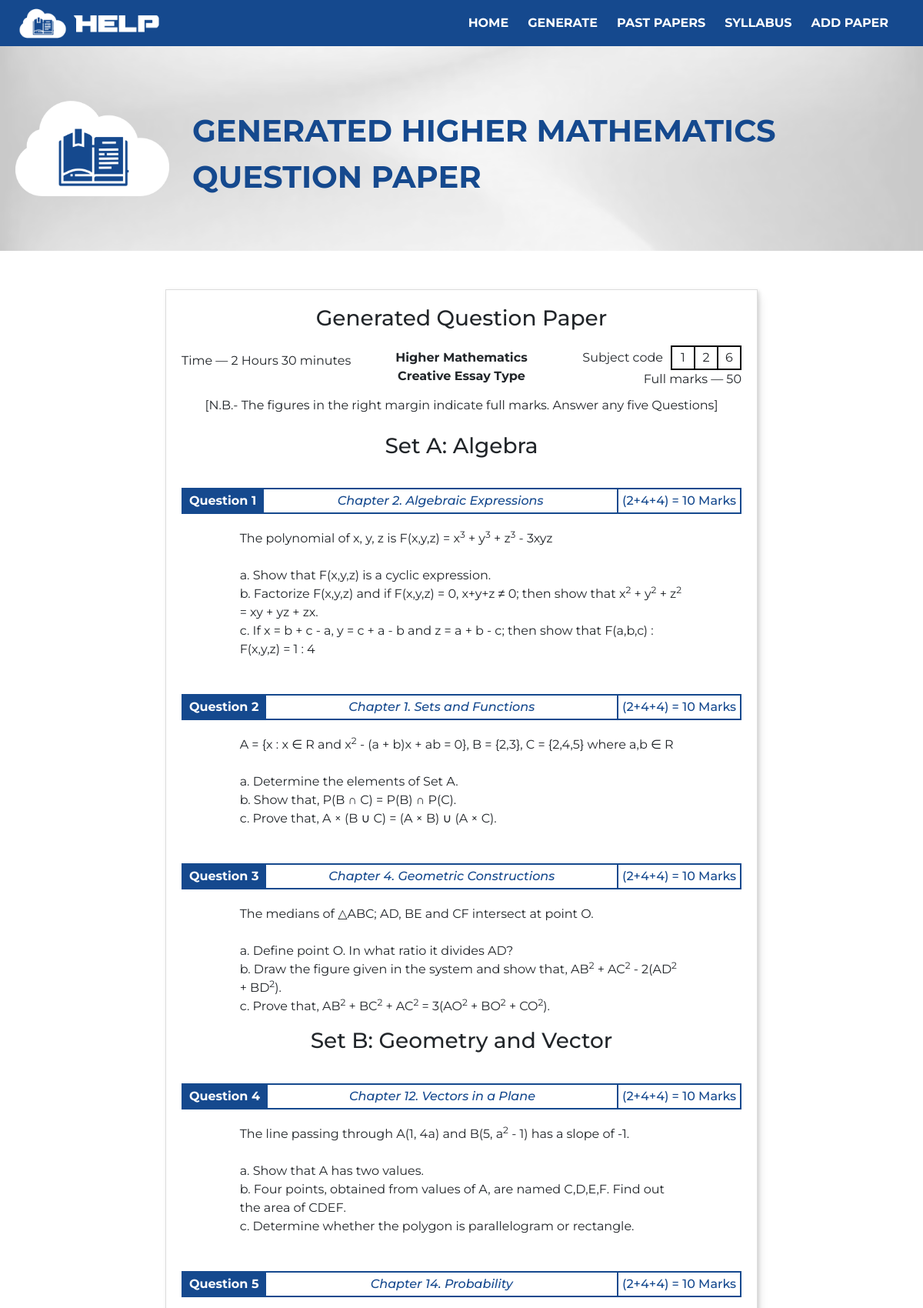
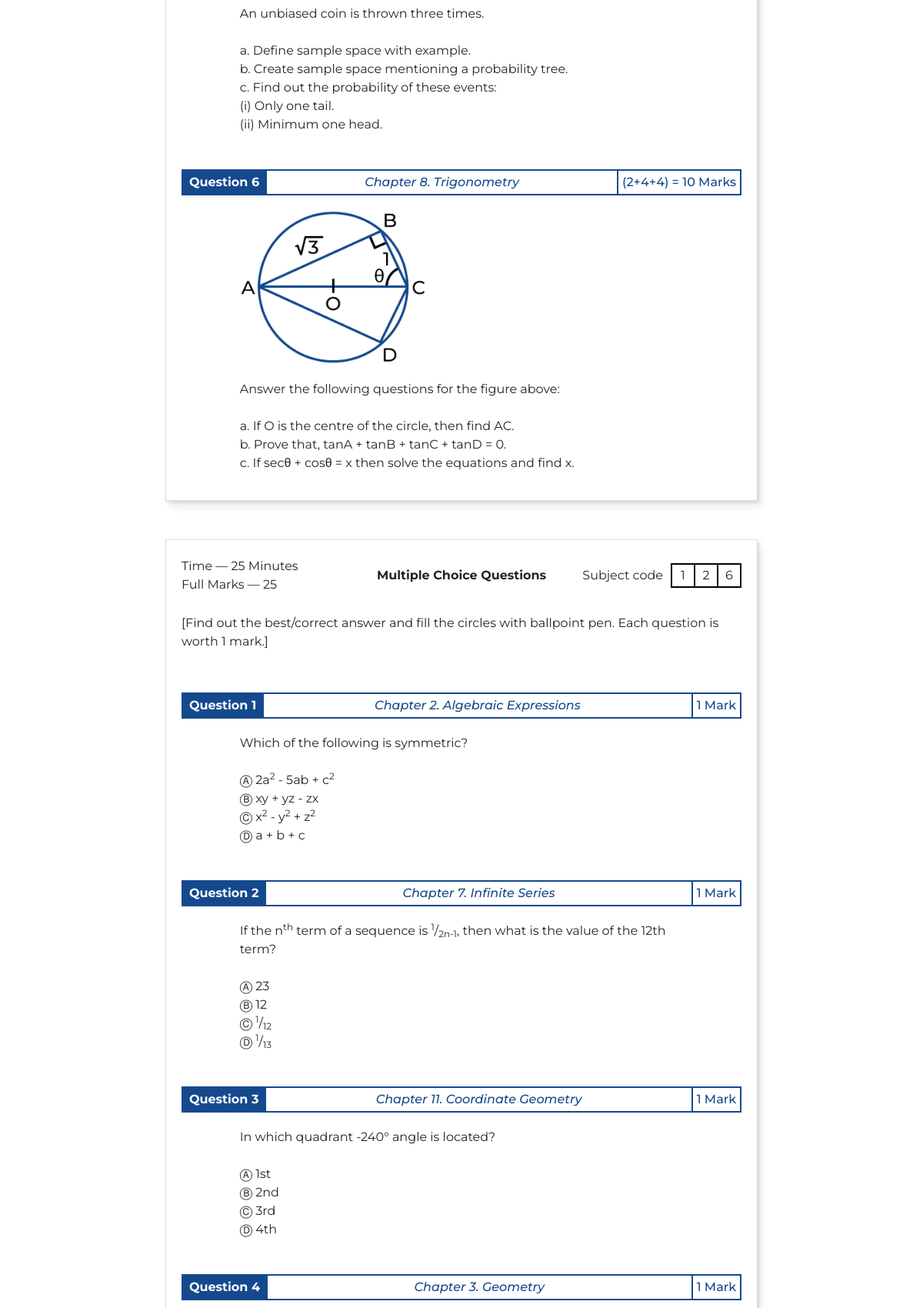
The app's page /generateMain.php (upper part) with its own data (2 pictures, top to bottom).
### tables this page shows
CREATE TABLE `questions` (
  `questionID` int(10) NOT NULL,
  `questionType` varchar(10) NOT NULL,
  `questionMarks` varchar(20) NOT NULL,
  `questionSet` varchar(50) DEFAULT NULL,
  `questionText` mediumtext NOT NULL,
  `questionImg` varchar(10) DEFAULT NULL,
  `paperID` int(10) NOT NULL,
  `chapterID` int(10) NOT NULL
);

CREATE TABLE `chapters` (
  `chapterID` int(10) NOT NULL,
  `chapterSubject` varchar(50) NOT NULL,
  `chapterNumber` int(10) NOT NULL,
  `chapterName` varchar(50) NOT NULL,
  `chapterPages` varchar(30) NOT NULL
);

### generateMain.php (the view, shortened to what this page needs)
<?php
    $subject='';
    if($subject=='physics'){$subject='Physics';}
    else{$subject='Higher Mathematics';}
    $conn = mysqli_connect('localhost','root','','help_db') or die('connection failed');
    $selectedCreative=[];
    $selectedMCQ=[];
    $sql = "SELECT paperID
    FROM `papers`
    WHERE paperSubject='$subject'";
    $result = $conn->query($sql);
    if($subject=="Physics"){
        if ($result && $result->num_rows > 0) {
            while($row = $result->fetch_assoc()) {
                $paperID = $row["paperID"];
                $sqlC = "SELECT questionID
                FROM `questions`
                WHERE paperID='$paperID' AND questionType='Creative' ORDER BY RAND()";
                $resultC = $conn->query($sqlC);
                if ($resultC && $resultC->num_rows > 0) {
                    while($rowC = $resultC->fetch_assoc()) {
                        $selectedCreative[] = (int)$rowC["questionID"];
                    }
                } else {}
                $sqlM = "SELECT questionID
                FROM `questions`
                WHERE paperID='$paperID' AND questionType='MCQ' ORDER BY RAND()";
                $resultM = $conn->query($sqlM);
                if ($resultM && $resultM->num_rows > 0) {
                    while($rowM = $resultM->fetch_assoc()) {
                        $selectedMCQ[] = (int)$rowM["questionID"];
                    }
                } else {}
            }
            shuffle($selectedCreative);
            $selectedCreative = array_slice($selectedCreative, 0, 8);
        } else {}
    }
    else if($subject=="Higher Mathematics"){
        $setA=[];
        $setB=[];
        $setC=[];
        if ($result && $result->num_rows > 0) {
            while($row = $result->fetch_assoc()) {
                $paperID = $row["paperID"];
                $sqlA = "SELECT questionID
                FROM `questions`
                WHERE paperID='$paperID' AND questionSet='A: Algebra' ORDER BY RAND()";
                $resultA = $conn->query($sqlA);
                if ($resultA && $resultA->num_rows > 0) {
                    while($rowA = $resultA->fetch_assoc()) {
                        $setA[] = (int)$rowA["questionID"];
                    }
                } else {}
                $sqlB = "SELECT questionID
                FROM `questions`
                WHERE paperID='$paperID' AND questionSet='B: Geometry and Vector' ORDER BY RAND()";
                $resultB = $conn->query($sqlB);
                if ($resultB && $resultB->num_rows > 0) {
                    while($rowB = $resultB->fetch_assoc()) {
                        $setB[] = (int)$rowB["questionID"];
                    }
                } else {}
                $sqlC = "SELECT questionID
                FROM `questions`
                WHERE paperID='$paperID' AND questionSet='C: Trigonometry and Probability' ORDER BY RAND()";
                $resultC = $conn->query($sqlC);
                if ($resultC && $resultC->num_rows > 0) {
                    while($rowC = $resultC->fetch_assoc()) {
                        $setC[] = (int)$rowC["questionID"];
                    }
                } else {}
                $sqlM = "SELECT questionID
                FROM `questions`
                WHERE paperID='$paperID' AND questionType='MCQ' ORDER BY RAND()";
                $resultM = $conn->query($sqlM);
                if ($resultM && $resultM->num_rows > 0) {
                    while($rowM = $resultM->fetch_assoc()) {
                        $selectedMCQ[] = (int)$rowM["questionID"];
                    }
                } else {}
            }
            shuffle($setA); $setA = array_slice($setA, 0, 3);
            shuffle($setB); $setB = array_slice($setB, 0, 3);
            shuffle($setC); $setC = array_slice($setC, 0, 2);
            $selectedCreative = array_merge($setA, $setB, $setC);
        } else {}
    }
    shuffle($selectedMCQ); $selectedMCQ = array_slice($selectedMCQ, 0, 25);
?>
<!DOCTYPE html>
<html lang="en">
    <head>
        <link rel="stylesheet" href="https://cdn.jsdelivr.net/npm/bootstrap@4.3.1/dist/css/bootstrap.min.css">
        <link id="stylesheet" rel="stylesheet" href="styleMain.css">
        <link id="stylesheet" rel="stylesheet" href="styleChapter.css">
        <link id="stylesheet" rel="stylesheet" href="stylePaperMain.css">
    </head>
    <body>
        <?php @include("navbar.php") ?>
        <div class="myContainer">
            <div id="bannerContainer">
              <img src="img/bannerIMG2.png">
                <?php echo '<p>Generated '.$subject.' Question Paper</p>'; ?>
            </div>
            <div class="row" id="myRow" >
                <div class="col-md-8 mx-auto">
                    <div class="pageContainer">
                        <h3>Generated Question Paper</h3>
                        <div class="paperInfo">
                            <p  class="bruh">Time — 2 Hours 30 minutes</p>
                            <div class="titleContainer">
                                <p><b><?php echo $subject; ?></b></p>
                                <p><b>Creative Essay Type</b></p>
                            </div>
                            <div class="titleContainer2">
                                <div class="subjectCodeBlock">
                                    <p>Subject code</p>
                                    <div class=codeContainer>
                                        <span class="code">1</span>
                                        <?php
                                        if($subject=="Physics"){echo '<span class="code">3</span>';}
                                        else{echo '<span class="code">2</span>';}
                                        ?>
                                        <span class="code">6</span>
                                    </div>
                                </div>
                                <p>Full marks — 50</p>
                            </div>
                        </div>
                        [N.B.- The figures in the right margin indicate full marks. Answer any five Questions]
                        <br><br>
                        <?php
                        $length = count($selectedCreative);
                        $counter=0;
                        for ($i = 0; $i < $length; $i++) {
                            $conn = mysqli_connect('localhost','root','','help_db') or die('connection failed');
                            $sql = "SELECT questionMarks, questionSet, questionText, questionImg, paperID, chapterID
                            FROM `questions`
                            WHERE questionID='$selectedCreative[$i]'";
                            $result = $conn->query($sql);
                            if ($result->num_rows > 0) {
                                while ($row = $result->fetch_assoc()) {
                                    $counter+=1;
                                    $questionMarks = $row["questionMarks"];
                                    $questionSet = $row["questionSet"];
                                    $questionText = $row["questionText"];
                                    $questionImg = $row["questionImg"];
                                    $chapterID = $row["chapterID"];
                                    if($questionSet != 'null'){
                                        if($i==0 || $i==3 || $i==6) {echo '<h3> Set '.$questionSet.'</h3>';}
                                    }
                                    echo '<div class="questionContainer">';
                                    echo '<div class="questionHeader">';
                                    echo '<p class="questionNumber">Question '.$counter.'</p>';
                                    $sql2 = "SELECT chapterNumber, chapterName
                                    FROM `chapters`
                                    WHERE chapterID=$chapterID";
                                    $result2 = $conn->query($sql2);
                                    $row2 = $result2->fetch_assoc();
                                    $chapterNumber = $row2["chapterNumber"];
                                    $chapterName = $row2["chapterName"];
                                    if($subject=="Physics"){
                                        echo '<a href ="chapterMain.php?subjectName=Physics" target="_blank" class="questionChapter">Chapter '.$chapterNumber.'. '.$chapterName.'</a>';
                                    }
                                    else{
                                        echo '<a href ="chapterMain.php?subjectName=Higher+Mathematics" target="_blank" class="questionChapter">Chapter '.$chapterNumber.'. '.$chapterName.'</a>';
                                    }
                                    echo '<p class="questionMarks">'.$questionMarks.'</p>';
                                    echo '</div>';
                                    echo '<div class="col-md-10 mx-auto">';
                                    if($questionImg != 'none') {echo '<img src="diagrams/'.$questionImg.'" class="questionImg">';}
                                    echo '<p class="questionText">'.$questionText.'</p>';
                                    echo '</div>';
                                    echo '</div>';
                                }
                            } else {
                                echo $selectedCreative[$i];
                                echo '<br>';
                            }
                        }
                    ?>
                    </div>
                    <div class="pageContainer">
                        <div class="paperInfo">
                            <div class="bruh">
                                <p>Time — 25 Minutes</p>
                                <p>Full Marks — 25</p>
                            </div>
                            <div class="titleContainer">
                                <p><b>Multiple Choice Questions</b></p>
                            </div>
                            <div class="titleContainer2">
                                <div class="subjectCodeBlock">
                                    <p>Subject code</p>
                                    <div class=codeContainer>
                                        <span class="code">1</span>
                                        <?php
                                        if($subject=="Physics"){echo '<span class="code">3</span>';}
                                        else{echo '<span class="code">2</span>';}
                                        ?>
                                        <span class="code">6</span>
                                    </div>
                                </div>
                            </div>
                        </div>
                        <br>
                        [Find out the best/correct answer and fill the circles with ballpoint pen. Each question is worth 1 mark.]
                        <br><br>
                        <?php
                        $length = count($selectedMCQ);
                        $counter=0;
                        for ($i = 0; $i < $length; $i++) {
                            $conn = mysqli_connect('localhost','root','','help_db') or die('connection failed');
                            $sql = "SELECT questionMarks, questionText, questionImg, paperID, chapterID
                            FROM `questions`
                            WHERE questionID='$selectedMCQ[$i]'";
                            $result = $conn->query($sql);
                            if ($result->num_rows > 0) {
                                while ($row = $result->fetch_assoc()) {
                                    $counter+=1;
                                    $questionMarks = $row["questionMarks"];
                                    $questionText = $row["questionText"];
                                    $chapterID = $row["chapterID"];
                                    echo '<div class="questionContainer">';
                                    echo '<div class="questionHeader">';
                                    echo '<p class="questionNumber">Question '.$counter.'</p>';
                                    $sql2 = "SELECT chapterNumber, chapterName
                                    FROM `chapters`
                                    WHERE chapterID=$chapterID";
                                    $result2 = $conn->query($sql2);
                                    $row2 = $result2->fetch_assoc();
                                    $chapterNumber = $row2["chapterNumber"];
                                    $chapterName = $row2["chapterName"];
                                    if($subject=="Physics"){
                                        echo '<a href ="chapterMain.php?subjectName=Physics" target="_blank" class="questionChapter">Chapter '.$chapterNumber.'. '.$chapterName.'</a>';
                                    }
                                    else{
                                        echo '<a href ="chapterMain.php?subjectName=Higher+Mathematics" target="_blank" class="questionChapter">Chapter '.$chapterNumber.'. '.$chapterName.'</a>';
                                    }
                                    echo '<p class="questionMarks">'.$questionMarks.'</p>';
                                    echo '</div>';
                                    echo '<div class="col-md-10 mx-auto">';
                                    echo '<p class="questionText">'.$questionText.'</p>';
                                    echo '</div>';
                                    echo '</div>';
                                }
                            } else {
                                echo $selectedMCQ[$i];
                                echo '<br>';
                            }
                        }
                        ?>
                    </div>
                <br><h5><b>Multiple Choice Questions:</b></h5>
                </div>
            </div>
        </div>
    </body>
</html>

### records on screen
questions: questionSet "A: Algebra", chapterID.chapterNumber "2", chapterID.chapterName "Algebraic Expressions", questionMarks "(2+4+4) = 10 Marks", questionText "The polynomial of x, y, z is F(x,y,z) = x 3 + y 3 + z 3 - 3xyz a. Show that F(x,y,z) is a cyclic expression. b. Factorize F(x,y,z) and if F(x,y,z) = 0, x+y+z ≠ 0; then show that x 2 + y 2 + z 2 = xy + yz + zx. c. If x = b + c - a, y = c + a - b and z = a + b - c; then show that F(a,b,c) : F(x,y,z) = 1 : 4"
questions: chapterID.chapterNumber "1", chapterID.chapterName "Sets and Functions", questionMarks "(2+4+4) = 10 Marks", questionText "A = {x : x ∈ R and x 2 - (a + b)x + ab = 0}, B = {2,3}, C = {2,4,5} where a,b ∈ R a. Determine the elements of Set A. b. Show that, P(B ∩ C) = P(B) ∩ P(C). c. Prove that, A × (B ∪ C) = (A × B) ∪ (A × C)."
questions: chapterID.chapterNumber "4", chapterID.chapterName "Geometric Constructions", questionMarks "(2+4+4) = 10 Marks", questionText "The medians of △ABC; AD, BE and CF intersect at point O. a. Define point O. In what ratio it divides AD? b. Draw the figure given in the system and show that, AB 2 + AC 2 - 2(AD 2 + BD 2 ). c. Prove that, AB 2 + BC 2 + AC 2 = 3(AO 2 + BO 2 + CO 2 )."
questions: questionSet "B: Geometry and Vector", chapterID.chapterNumber "12", chapterID.chapterName "Vectors in a Plane", questionMarks "(2+4+4) = 10 Marks", questionText "The line passing through A(1, 4a) and B(5, a 2 - 1) has a slope of -1. a. Show that A has two values. b. Four points, obtained from values of A, are named C,D,E,F. Find out the area of CDEF. c. Determine whether the polygon is parallelogram or rectangle."
questions: chapterID.chapterNumber "14", chapterID.chapterName "Probability", questionMarks "(2+4+4) = 10 Marks", questionText "An unbiased coin is thrown three times. a. Define sample space with example. b. Create sample space mentioning a probability tree. c. Find out the probability of these events: (i) Only one tail. (ii) Minimum one head."
questions: chapterID.chapterNumber "8", chapterID.chapterName "Trigonometry", questionMarks "(2+4+4) = 10 Marks", questionImg (picture), questionText "Answer the following questions for the figure above: a. If O is the centre of the circle, then find AC. b. Prove that, tanA + tanB + tanC + tanD = 0. c. If secθ + cosθ = x then solve the equations and find x."
questions: chapterID.chapterNumber "2", chapterID.chapterName "Algebraic Expressions", questionMarks "1 Mark", questionText "Which of the following is symmetric? Ⓐ 2a 2 - 5ab + c 2 Ⓑ xy + yz - zx Ⓒ x 2 - y 2 + z 2 Ⓓ a + b + c"
questions: chapterID.chapterNumber "7", chapterID.chapterName "Infinite Series", questionMarks "1 Mark", questionText "If the n th term of a sequence is 1 / 2n-1 , then what is the value of the 12th term? Ⓐ 23 Ⓑ 12 Ⓒ 1 / 12 Ⓓ 1 / 13"
questions: chapterID.chapterNumber "11", chapterID.chapterName "Coordinate Geometry", questionMarks "1 Mark", questionText "In which quadrant -240° angle is located? Ⓐ 1st Ⓑ 2nd Ⓒ 3rd Ⓓ 4th"
questions: chapterID.chapterNumber "3", chapterID.chapterName "Geometry", questionMarks "1 Mark"

### other values on screen
$subject "HIGHER MATHEMATICS"
$subject "Higher Mathematics"
